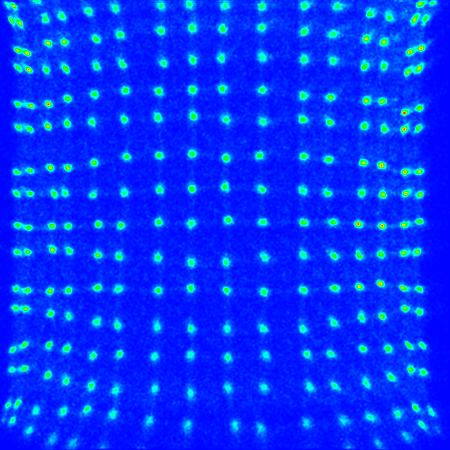
#> input picture floodmap.jpg, 450 x 450 px
$ python main_2.py
#> lines starting #> are read from the running program, lines starting #| are printed output that depends on the picture; after the words box and inside, x2 and y2 are one past the last pixel; in counts of white or black regions, pixels touching at a corner belong together
import numpy as np
import cv2
from matplotlib import pyplot as plt

img = cv2.imread('floodmap.jpg')
#> img is the input picture: shape (450, 450, 3); mean B, G, R 247.5, 51.6, 3.8
img_smoothed = cv2.GaussianBlur(img, (7, 7), 0)
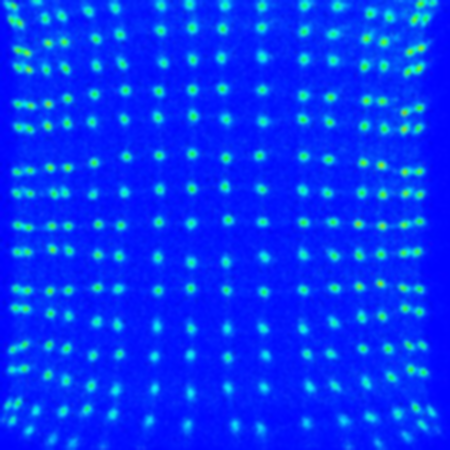
#> img_smoothed: shape (450, 450, 3); mean B, G, R 247.5, 51.6, 3.9
img = img_smoothed
img = cv2.cvtColor(img, cv2.COLOR_BGR2GRAY)
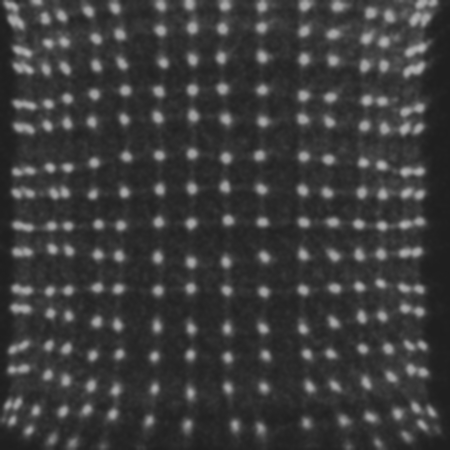
#> img: shape (450, 450); min 30, max 182, mean 59.7
img_dft = cv2.dft(np.float32(img), flags=cv2.DFT_COMPLEX_OUTPUT)

rows, cols = img.shape
#> rows = 450; cols = 450
mask = np.zeros((rows, cols, 2), np.uint8)
mask[0, :, :] = 1
mask[:, 0, :] = 1

img_Q = cv2.idft(img_dft * mask)
img_Q = cv2.magnitude(img_Q[:, :, 0], img_Q[:, :, 1])
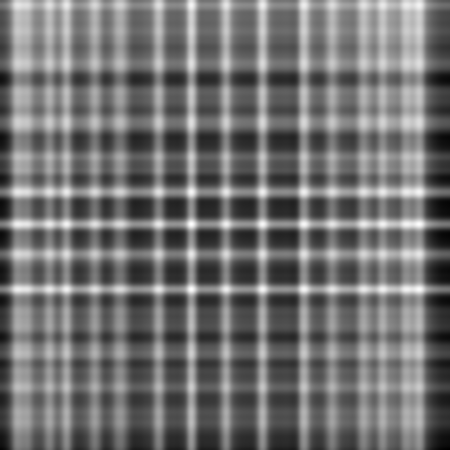
#> img_Q: shape (450, 450) float32; min 2589506.5, max 23564008, mean 12085443; drawn with min black and max white
plt.figure()
fig1 = plt.gcf()
plt.imshow(img_Q)
plt.show()
plt.draw()
fig1.savefig("1.png")

s_x = np.sum(img_Q, 0)
#> s_x = 450 values, max 7.98e+09 at index 191, min 2.88e+09 at index 449, mean 5.44e+09
s_y = np.sum(img_Q, 1)
#> s_y = 450 values, max 8.07e+09 at index 224, min 3.72e+09 at index 449, mean 5.44e+09
s_x_1 = np.gradient(s_x)
#> s_x_1 = 450 values, max 693360640 at index 187, min -631499776 at index 195, mean -481051.9
s_x_2 = np.gradient(s_x, 2)
#> s_x_2 = 450 values, max 346680320 at index 187, min -315749888 at index 195, mean -240525.9
s_y_1 = np.gradient(s_y)
#> s_y_1 = 450 values, max 629066240 at index 285, min -693967360 at index 228, mean -6971399.5
s_y_2 = np.gradient(s_y, 2)
#> s_y_2 = 450 values, max 314533120 at index 285, min -346983680 at index 228, mean -3485699.8
def find_zero_cross(vector):
    res = []
    for i in range(0, len(vector) - 1):
        if vector[i] * vector[i+1] < 0:
            # res.append(i)
            res.append(i+1)
#> after the loop, res = 34 values from 18 to 419
    return res
s_x_1_zero_cross_index = find_zero_cross(s_x_1)
#> s_x_1_zero_cross_index = 34 values from 18 to 419
s_y_1_zero_cross_index = find_zero_cross(s_y_1)
#> s_y_1_zero_cross_index = 41 values from 5 to 422
def find_index(s_2, subset_index):
    res_index = []
    for s_index in subset_index:
        if s_2[s_index] < 0:
            res_index.append(s_index)
#> this loop made 34 passes
#> s_index on passes 1 to 12: 18, 25, 26, 39, 50, 58, 67, 79, 95, 106, 120, 136
#> after the loop, res_index = [18, 26, 50, 67, 95, 120, 159, 191, 207, 226, 263, 304, 332, 364, 383, 407, 419]
    return res_index
x_index = find_index(s_x_1, s_x_1_zero_cross_index)
#> x_index has the same summary as res_index in find_index
y_index = find_index(s_y_1, s_y_1_zero_cross_index)
#> the loop in find_index (call 2), `for s_index in subset_index:` made 41 passes
#> s_index on passes 1 to 12: 5, 14, 17, 23, 31, 48, 63, 80, 93, 98, 100, 110
#> y_index = [5, 17, 31, 63, 93, 100, 122, 157, 170, 192, 224, 254, 276, 289, 312, 326, 353, 372, 387, 413, 422]
x_index = np.unique(x_index, axis=0)
#> x_index = 17 values from 18 to 419
y_index = np.unique(y_index, axis=0)
#> y_index = 21 values from 5 to 422
res2 = np.ones((rows, cols))
for x in x_index:
    for y in y_index:
        res2[y, x] = 0
#> this loop made 17 passes
#> x on passes 1 to 12: 18, 26, 50, 67, 95, 120, 159, 191, 207, 226, 263, 304
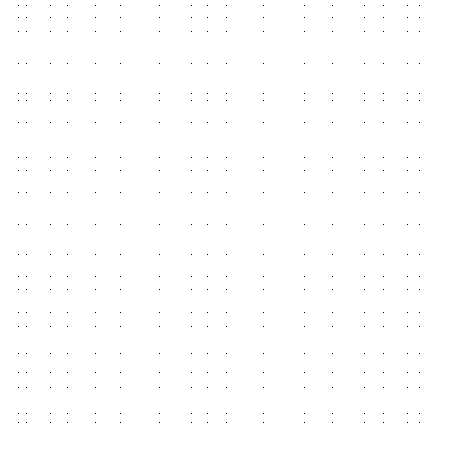
#> res2: shape (450, 450) float64; values 0 (black) and 1 (white), 99.8% white; black in thin lines or dots, all inside (x1, y1, x2, y2) = (18, 5, 420, 423)

plt.figure()
fig2 = plt.gcf()
plt.imshow(res2, cmap='gray')
plt.show()
plt.draw()
fig2.savefig("2.png")

kernel = np.ones((5,5), np.float32) / 25
res2 = cv2.filter2D(res2, -1, kernel)
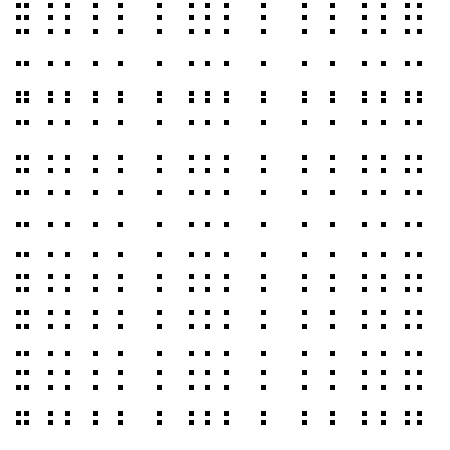
#> res2: shape (450, 450) float64; values 0.96 (black) and 1 (white), 95.6% white; 357 black regions, largest, box (x1, y1, x2, y2) and area: (16, 3, 21, 8) 25, (24, 3, 29, 8) 25, (48, 3, 53, 8) 25
res2 = cv2.GaussianBlur(res2, (5, 5), 0)
plt.figure()
fig3 = plt.gcf()
plt.imshow(res2, cmap='gray')
plt.show()
plt.draw()
fig3.savefig("3.png")

import math
def get_line_index(index):
    res = []
    for i in range(0, len(index) - 1):
        instance = math.ceil((index[i+1] + index[i]) / 2)
        res.append(instance)
#> this loop made 16 passes
#> instance on passes 1 to 12: 22, 38, 59, 81, 108, 140, 175, 199, 217, 245, 284, 318
#> after the loop, res = [22, 38, 59, 81, 108, 140, 175, 199, 217, 245, 284, 318, 348, 374, 395, 413]
    return res

line_x_index = get_line_index(x_index)
#> line_x_index has the same summary as res in get_line_index
line_y_index = get_line_index(y_index)
#> the loop in get_line_index (call 2), `for i in range(0, len(index) - 1):` made 20 passes
#> instance on passes 1 to 12: 11, 24, 47, 78, 97, 111, 140, 164, 181, 208, 239, 265
#> line_y_index = [11, 24, 47, 78, 97, 111, 140, 164, 181, 208, 239, 265, 283, 301, 319, 340, 363, 380, 400, 418]
res3 = np.ones((rows, cols))
res3[line_y_index, :] = 0
res3[:, line_x_index] = 0
kernel = np.ones((5, 5), np.float32) / 25
res3 = cv2.filter2D(res3, -1, kernel)
res3 = cv2.GaussianBlur(res3, (5, 5), 0)
plt.figure()
fig4 = plt.gcf()
plt.imshow(res3, cmap='gray')
plt.show()
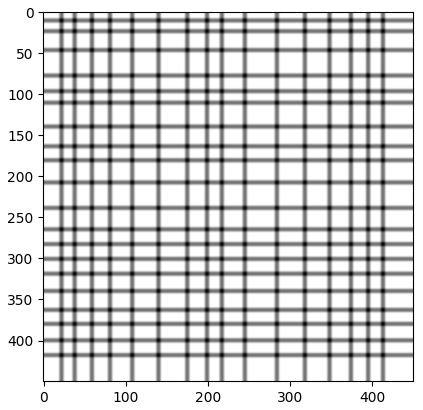
#> figure drawn by matplotlib, 1 panel
plt.draw()
fig4.savefig("4.png")

import seaborn as sns
sns.set()
mu, sigma = 30, 7.5
s = np.random.normal(mu, sigma, (450, 450))
s = np.abs(s)
s = np.sort(s)
s = s.transpose()
s[line_y_index, :] = 0
s[:, line_x_index] = 0
ax = sns.heatmap(s, cmap='jet', xticklabels=False, yticklabels=False)
plt.show()
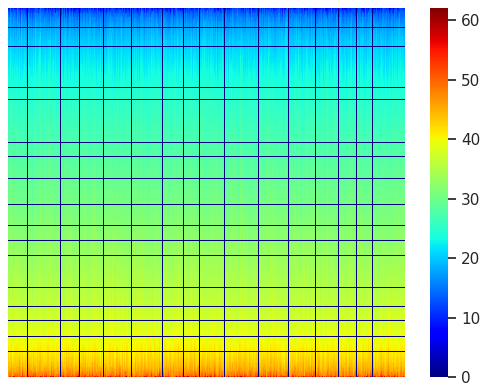
#> figure drawn by matplotlib, 2 panels
fig = ax.get_figure()
fig.savefig('5.png')
